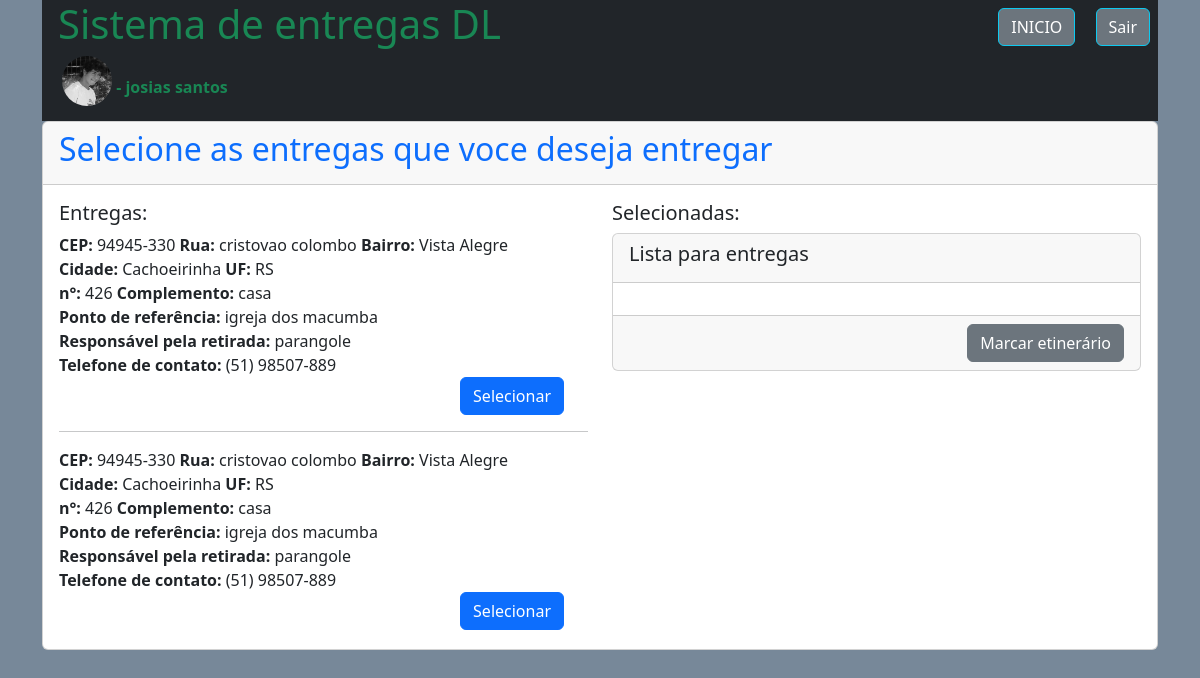
Screenshot of /entregas/selecionar/seleciona_entrega.php (signed in) with the database file from the repository.
### tables this page shows
CREATE TABLE `compras` (
  `id_compra` int(11) NOT NULL,
  `id_usuario` int(11) NOT NULL,
  `id_endereco` int(11) NOT NULL,
  `data` datetime NOT NULL,
  `total` double(10,2) NOT NULL,
  `autorizado` int(1) NOT NULL,
  `sel_entrega` int(1) NOT NULL,
  `entregue` int(1) NOT NULL,
  `pagamento` varchar(30) NOT NULL,
  `parcelas` int(3) NOT NULL
);

CREATE TABLE `endereco_usuario` (
  `id_endereco` int(11) NOT NULL,
  `id_usuario` int(11) NOT NULL,
  `CEP` varchar(9) NOT NULL,
  `logradouro` varchar(120) NOT NULL,
  `bairro` varchar(60) NOT NULL,
  `cidade` varchar(60) NOT NULL,
  `UF` varchar(2) NOT NULL,
  `numero` int(6) NOT NULL,
  `complemento` varchar(60) NOT NULL,
  `ponto_referencia` varchar(100) NOT NULL,
  `retirada_com` varchar(100) NOT NULL,
  `telefone_entrega` varchar(15) NOT NULL
);

### entregas/verifica_session.php (called while the page is built, shortened)
<?php
if(empty($_SESSION['id_entregador'])){
	session_destroy();
        $msg = 'Login necessario para acessar as suas entregas!';
        header('location:index.php?mens='.$msg);
	}else{
        $nome = $_SESSION['nome'];
        $foto = $_SESSION['foto'];
	}
?>

### entregas/selecionar/seleciona_entrega.php (the view, shortened to what this page needs)
<?php
require_once '../../database.php';
require_once '../verifica_session.php';
?>
<!doctype html>
<html lang="pt-br">
  <head>
    <link href="https://cdn.jsdelivr.net/npm/bootstrap@5.3.3/dist/css/bootstrap.min.css" rel="stylesheet">
</head>
  <body style="background: #778899">
    <div class="container">
        <div class="bg-dark">
            <div class="row">
                <div class="col" >
                    <h1 class="text-success ms-3">
                    </h1>
                </div>
                <div class="col" align="right">
                    <a class="btn btn-secondary border-info m-2" href="../home.php">INICIO</a>
                    <a href="../sair.php" class="btn btn-secondary border-info m-2">Sair</a>
                </div>
            </div>
           <?php echo '<img src="../../img/foto_usuario/'.$foto.'" style="border-radius: 50%;width:50px;height:50px;align=left;margin-left:20px;margin-bottom:15px;">';
           echo '<strong class="text-success"> - '.$nome.' </strong>';
           ?>
	</div>
        <div class="card">
            <div class="card-header">
                <h2 class="text-primary">Selecione as entregas que voce deseja entregar</h2>
            </div>
            <div class="card-body">
                    <?php
                    $sql = "SELECT * FROM compras WHERE autorizado = 1 AND sel_entrega = 0";
                    $consulta = $conexao->query($sql);
                    $dados_a = $consulta->fetchALL(PDO::FETCH_ASSOC);
                    echo '<div class="row">
                            <div class="col">
                                <h5>Entregas:</h5>
                                <div style="max-height:400px" class="overflow-auto">
                                    ';
                    foreach ($dados_a as $a){
                        $sql45 = "SELECT * FROM entregas WHERE id_compra = '".$a['id_compra']."'";
			$consulta45 = $conexao->query($sql45);
			$d45 = $consulta45->fetch(PDO::FETCH_ASSOC);
                        if(empty($d45['id_compra'])){
                        $sql2 = "SELECT * FROM endereco_usuario WHERE id_endereco = '".$a['id_endereco']."'";
			$consulta2 = $conexao->query($sql2);
			$d = $consulta2->fetch(PDO::FETCH_ASSOC);
		echo '<form method="POST">
		  <label class="form-check-label" for="endereco'.$d['id_endereco'].'">
                  <strong>CEP:</strong> '.$d['CEP'].'
		  </label>
                  <label class="form-check-label" for="endereco'.$d['id_endereco'].'">
                  <strong> Rua:</strong> '.$d['logradouro'].'
		  </label>
                  <label class="form-check-label" for="endereco'.$d['id_endereco'].'">
                  <strong> Bairro:</strong> '.$d['bairro'].'
		  </label>
                  <label class="form-check-label" for="endereco'.$d['id_endereco'].'">
                  <strong> Cidade:</strong> '.$d['cidade'].'
		  </label>
                  <label class="form-check-label" for="endereco'.$d['id_endereco'].'">
                  <strong> UF:</strong> '.$d['UF'].'
		  </label></br>
                  <label class="form-check-label" for="endereco'.$d['id_endereco'].'">
                  <strong> n°:</strong> '.$d['numero'].'
		  </label>
                  <label class="form-check-label" for="endereco'.$d['id_endereco'].'">
                  <strong> Complemento:</strong> '.$d['complemento'].'
		  </label>
                  <label class="form-check-label" for="endereco'.$d['id_endereco'].'">
                  <strong> Ponto de referência:</strong> '.$d['ponto_referencia'].'
		  </label></br>
                  <label class="form-check-label" for="endereco'.$d['id_endereco'].'">
                  <strong> Responsável pela retirada:</strong> '.$d['retirada_com'].'
		  </label>
                  <label class="form-check-label" for="endereco'.$d['id_endereco'].'">
                  <strong> Telefone de contato:</strong> '.$d['telefone_entrega'].'
		  </label></br>
                  <input type="hidden" name="sel_entrega" value="'.$a['id_compra'].'">
                  <div align="right">
                  <input class="btn btn-primary me-4" type="submit" id="endereco'.$d['id_endereco'].'"  value="Selecionar">
                  </div>
                  </form><hr/>
                ';
                    }}
                    echo '
                            </div>
                            </div>
                            <div class="col">
                            <h5>Selecionadas:</h5>
                            ';
                    echo '<div class="card">
                            <div class="card-header">
                               <h5 class="">Lista para entregas</h5>
                            </div>
                            <div class="card-body"><div style="max-height:320px" class="overflow-auto">';
                    echo '</div></div>
                            <div class="card-footer" align="right">
                                <a class="btn btn-secondary" href="../etinerario/seleciona_etinerario.php">Marcar etinerário</a>
                            </div>';
                    echo '</div>';
                    ?>
                </div>
            </div>
        </div>
    </div>
  </body>

### rows the page displays
compras: id_endereco.CEP "94945-330", id_endereco.logradouro "cristovao colombo", id_endereco.bairro "Vista Alegre", id_endereco.cidade "Cachoeirinha", id_endereco.UF "RS", id_endereco.numero "426", id_endereco.complemento "casa", id_endereco.ponto_referencia "igreja dos macumba", id_endereco.retirada_com "parangole", id_endereco.telefone_entrega "(51) 98507-889"
compras: id_endereco.CEP "94945-330", id_endereco.logradouro "cristovao colombo", id_endereco.bairro "Vista Alegre", id_endereco.cidade "Cachoeirinha", id_endereco.UF "RS", id_endereco.numero "426", id_endereco.complemento "casa", id_endereco.ponto_referencia "igreja dos macumba", id_endereco.retirada_com "parangole", id_endereco.telefone_entrega "(51) 98507-889"

### other values shown
$nome "josias santos"
